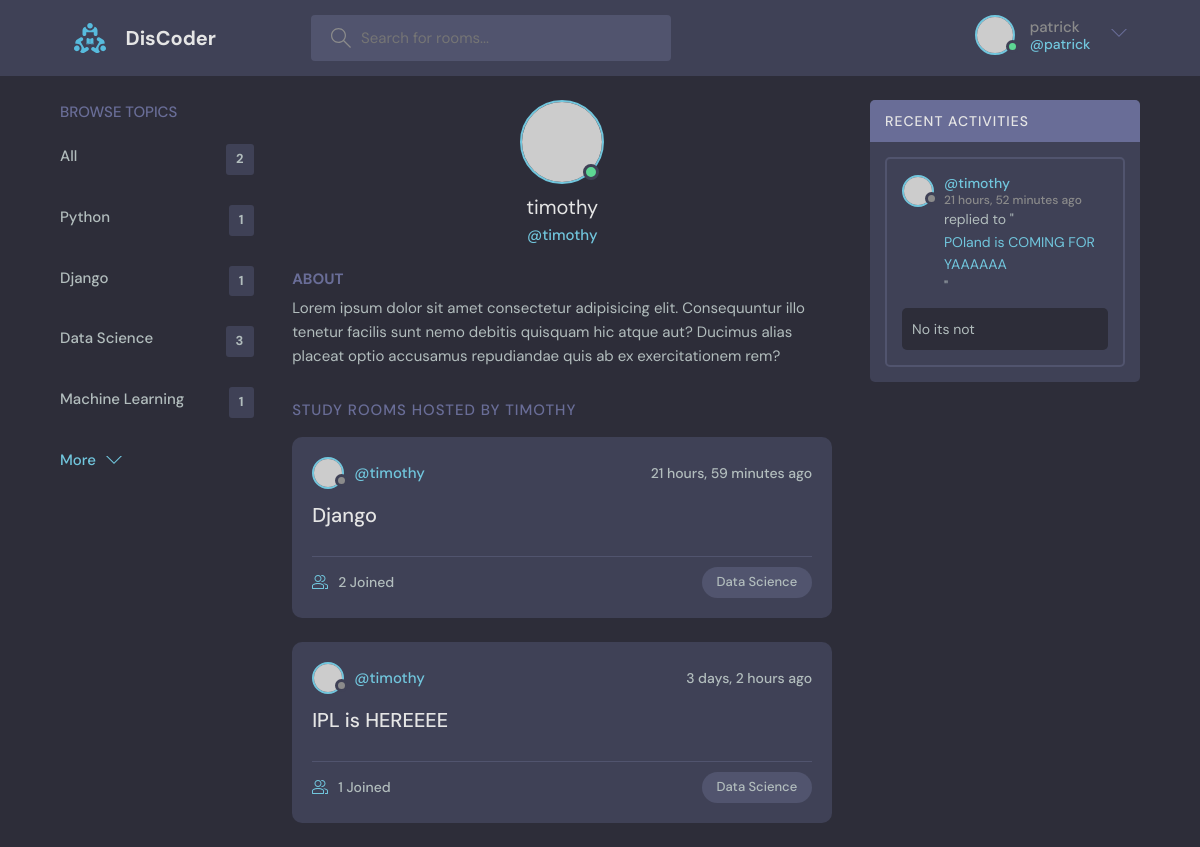
Page /profile/2/ (signed in) on the earlier database version.
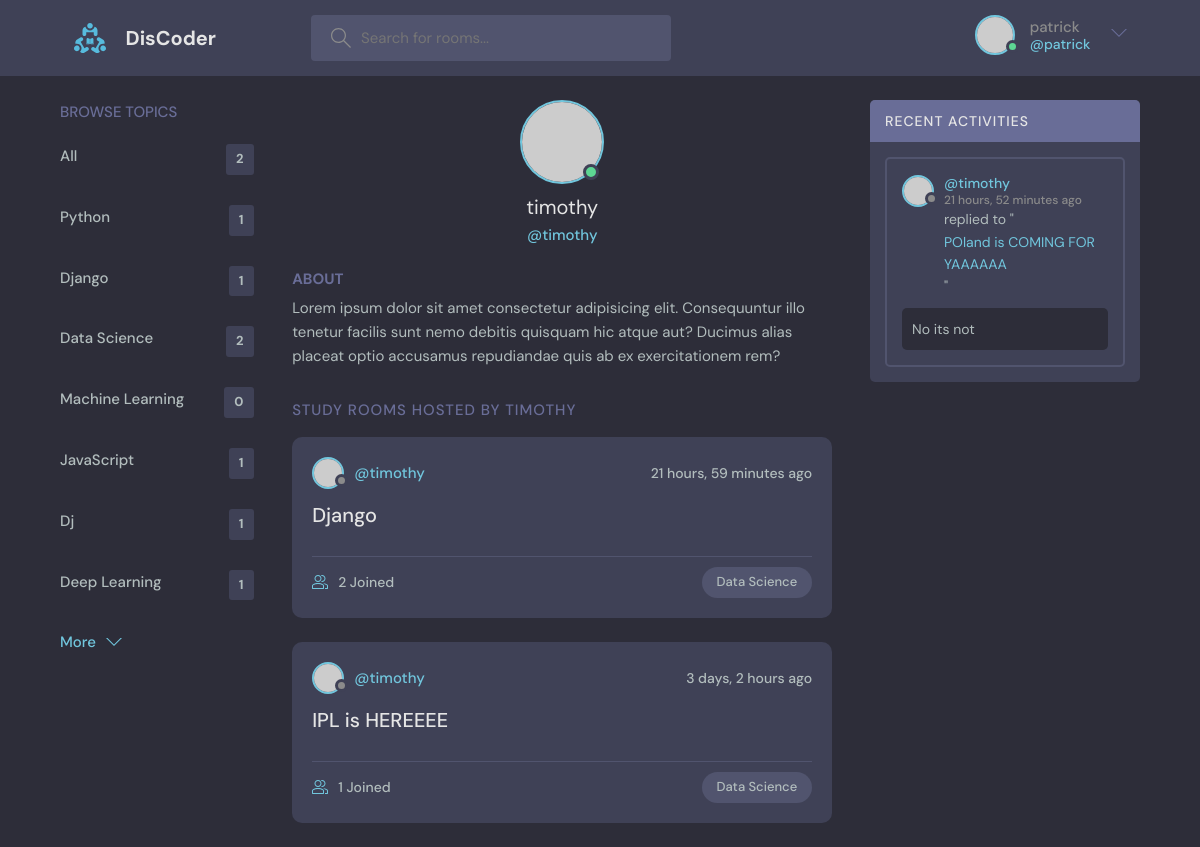
Same page on the later database version.
### base/models.py (models this page shows, shortened)
class Topic(models.Model):
    name = models.CharField(max_length=200)

class Room(models.Model):
    host = models.ForeignKey(User, on_delete=models.SET_NULL, null=True)
    topic = models.ForeignKey(Topic, on_delete=models.SET_NULL, null=True)
    name = models.CharField(max_length=200)
    desc = models.TextField(null=True, blank=True)
    participants = models.ManyToManyField(User, related_name='participants', blank=True)
    updated = models.DateTimeField(auto_now=True)
    created = models.DateTimeField(auto_now_add=True)
    class Meta:
        ordering = ['-updated', '-created']
    def __str__(self):
        return self.name

class Message(models.Model):
    user = models.ForeignKey(User, on_delete=models.CASCADE)
    room = models.ForeignKey(Room, on_delete=models.CASCADE)
    body = models.TextField()
    updated = models.DateTimeField(auto_now=True)
    created = models.DateTimeField(auto_now_add=True)
    class Meta:
        ordering = ['-updated', '-created']
    def __str__(self):
        return self.body[:50]

### base/views.py (the view)
# urls.py: path('profile/<str:id>/', views.userProfile, name = 'user-profile'),
@login_required(login_url = 'login')
def userProfile(request, id):
    user = User.objects.get(id=id)
    rooms = user.room_set.all()
    room_msgs = user.message_set.all()
    topics = Topic.objects.all()
    context = {
        'user': user,
        'rooms': rooms,
        'room_msgs': room_msgs,
        'topics':topics}
    return render(request, 'base/profile.html', context)

### base/templates/base/profile.html (shortened to what this page needs)
{% extends 'main.html'%}
{% block content %}
<main class="profile-page layout layout--3">
  <div class="container">
    {% include 'base/topics_comp.html' %}
    <div class="roomList">
      <div class="profile">
        <div class="profile__avatar">
          <div class="avatar avatar--large active">
            <img src="https://randomuser.me/api/portraits/men/11.jpg" />
          </div>
        </div>
        <div class="profile__info">
          <h3>{{user.username}}</h3>
          <p>@{{user.username}}</p>
        </div>
        <div class="profile__about">
          <h3>About</h3>
          <p>
            Lorem ipsum dolor sit amet consectetur adipisicing elit. Consequuntur illo tenetur
            facilis sunt nemo debitis quisquam hic atque aut? Ducimus alias placeat optio
            accusamus repudiandae quis ab ex exercitationem rem?
          </p>
        </div>
      </div>
      <div class="roomList__header">
        <div>
          <h2>Study Rooms Hosted by {{user.username}}</a>
          </h2>
        </div>
      </div>
      {% include 'base/feed_comp.html' %}
    </div>
    {% include 'base/activity_comp.html' %}
  </div>
</main>
{%endblock%}

### base/templates/base/topics_comp.html
<div class="topics">
    <div class="topics__header">
      <h2>Browse Topics</h2>
    </div>
    <ul class="topics__list">
        <li>
            <a href="{% url 'home' %}"> All <span> {{rooms.count}} </span> </a>
          </li>
      {% for topic in topics %}
        <li>
          <a href="{% url 'home' %}?q={{topic.name}}"> {{topic.name}} <span> {{topic.room_set.all.count}} </span> </a>
        </li>
      {% endfor%}
    </ul>
    <a class="btn btn--link" href="{% url 'topics' %}">
      More
      <svg version="1.1" xmlns="http://www.w3.org/2000/svg" width="32" height="32" viewBox="0 0 32 32">
        <title>chevron-down</title>
        <path d="M16 21l-13-13h-3l16 16 16-16h-3l-13 13z"></path>
      </svg>
    </a>
  </div>

### base/templates/base/feed_comp.html (shortened to what this page needs)
<div class="roomList">
    {% for room in rooms%}
    <div class="roomListRoom">
      <div class="roomListRoom__header">
        <a href="{% url 'user-profile' room.host.id%}" class="roomListRoom__author">
          <div class="avatar avatar--small">
            <img src="https://randomuser.me/api/portraits/women/11.jpg" />
          </div>
          <span>@{{room.host}}</span>
        </a>
        <div class="roomListRoom__actions">
          <span>{{room.created|timesince}} ago</span>
        </div>
      </div>
      <div class="roomListRoom__content">
        <a href="{% url 'room' room.id%}">{{room.name}}</a>
      </div>
      <div class="roomListRoom__meta">
        <a href="{% url 'room' room.id%}" class="roomListRoom__joined">
          {{room.participants.count}} Joined
        </a>
        <p class="roomListRoom__topic">{{room.topic.name}}</p>
      </div>
    </div>
    {% endfor %}
  </div>

### base/templates/base/activity_comp.html (shortened to what this page needs)
<div class="activities">
    <div class="activities__header">
        <h2>Recent Activities</h2>
    </div>
    {% for msg in room_msgs%}
    <div class="activities__box">
        <div class="activities__boxHeader roomListRoom__header">
            <a href="{% url 'user-profile' msg.user.id%}" class="roomListRoom__author">
                <div class="avatar avatar--small">
                    <img src="https://randomuser.me/api/portraits/women/11.jpg" />
                </div>
                <p>
                    @{{msg.user.username}}
                    <span>{{msg.created|timesince}} ago</span>
                </p>
            </a>
        </div>
        <div class="activities__boxContent">
            <p>replied to "<a href="room.html">{{msg.room.name}}</a>"</p>
            <div class="activities__boxRoomContent">
                {{msg.body}}
            </div>
        </div>
    </div>
    {% endfor%}
</div>

Differences in the rows shown:
computed for Topic "Data Science": room_set.all.count "3" → "2"
computed for Topic "Machine Learning": room_set.all.count "1" → "0"
added Topic: name "JavaScript", room_set.all.count "1"
added Topic: name "Dj", room_set.all.count "1"
added Topic: name "Deep Learning", room_set.all.count "1"
